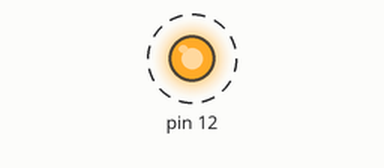
This sketch was run on a simulated Arduino Uno, built with avr-gcc and run on an emulated ATmega328P. On the bench: output pins drawn as LEDs (lit = HIGH). Dashed ring = blinking.

Above: at 0.5 s.
Timing chart, 0 to 4.6 s (numbered marks = the images above):
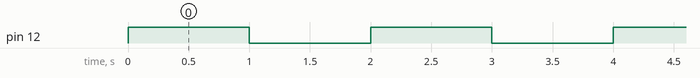

The sketch:

arduino_led.in.ino
```cpp
int led = 13;

void setup() {
    pinMode(12, OUTPUT);
  }

 void loop() {
    digitalWrite(12, HIGH);
    delay(1000);
    digitalWrite(12, LOW);
    delay(1000);
  }
```

Measured:
- by itself, pin 12: alternates HIGH for 1.0 s and LOW for 1.0 s
